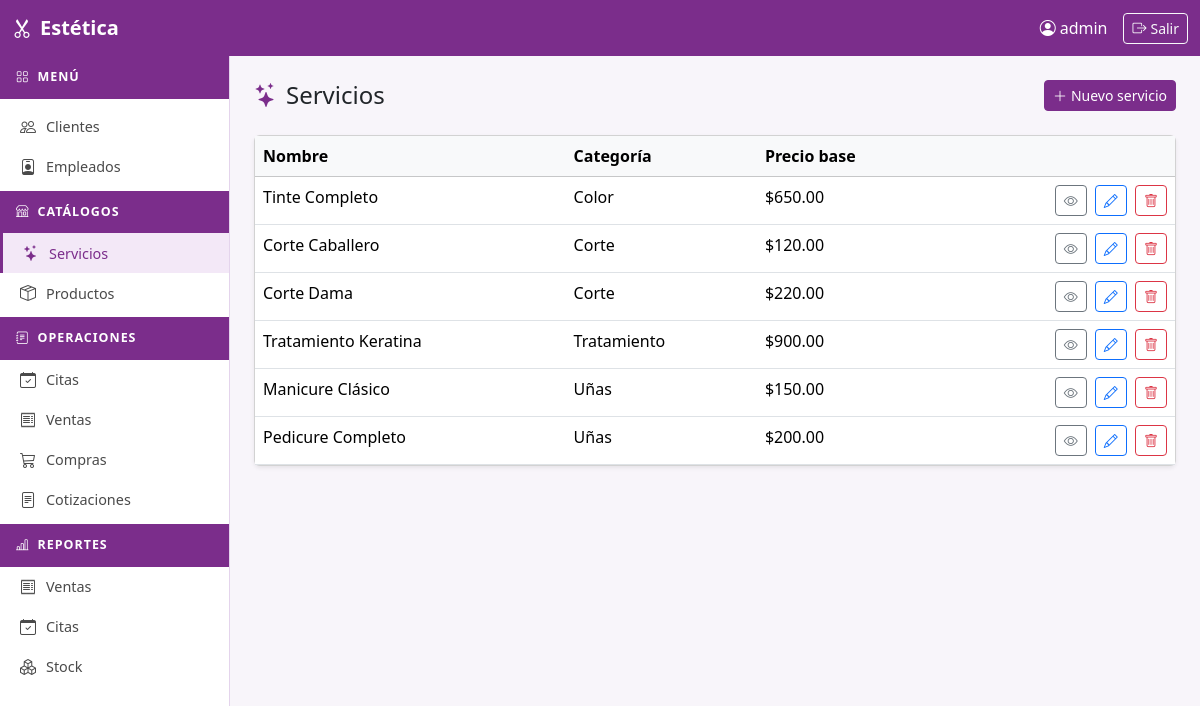
The page /servicios/ (signed in) on the database its author committed.
### apps/servicios/models.py (models this page shows, shortened)
class Servicio(models.Model):
    CATEGORIA_CHOICES = [
        ('corte', 'Corte'),
        ('color', 'Color'),
        ('tratamiento', 'Tratamiento'),
        ('unas', 'Uñas'),
        ('maquillaje', 'Maquillaje'),
        ('otro', 'Otro'),
    ]
    nombre = models.CharField(max_length=50)
    categoria = models.CharField(max_length=50, choices=CATEGORIA_CHOICES)
    precio_base = models.DecimalField(max_digits=10, decimal_places=2)
    activo = models.BooleanField(default=True)
    class Meta:
        verbose_name = 'Servicio'
        verbose_name_plural = 'Servicios'
        ordering = ['categoria', 'nombre']

### apps/servicios/views.py (the view)
# urls.py: path('', views.servicio_list, name='servicio_list'),
@login_required
def servicio_list(request):
    queryset = Servicio.objects.filter(activo=True)
    paginator = Paginator(queryset, 10)
    page = request.GET.get('page')
    try:
        servicios = paginator.page(page)
    except PageNotAnInteger:
        servicios = paginator.page(1)
    except EmptyPage:
        servicios = paginator.page(paginator.num_pages)
    return render(request, 'servicios/servicio_list.html', {'servicios': servicios})

### templates/servicios/servicio_list.html (shortened to what this page needs)
{% extends "base.html" %}
{% block content %}
<div class="d-flex justify-content-between align-items-center mb-4">
  <h4 class="mb-0"><i class="bi bi-stars me-2" style="color:#7b2d8b"></i>Servicios</h4>
  <a href="{% url 'servicios:servicio_create' %}" class="btn btn-primary btn-sm"><i class="bi bi-plus-lg me-1"></i>Nuevo servicio</a>
</div>
<div class="card shadow-sm">
  <div class="card-body p-0">
    <table class="table table-hover mb-0">
      <thead class="table-light">
        <tr><th>Nombre</th><th>Categoría</th><th>Precio base</th><th></th></tr>
      </thead>
      <tbody>
        {% for s in servicios %}
        <tr>
          <td>{{ s.nombre }}</td>
          <td>{{ s.get_categoria_display }}</td>
          <td>${{ s.precio_base }}</td>
          <td class="text-end">
            <a href="{% url 'servicios:servicio_detail' s.pk %}" class="btn btn-sm btn-outline-secondary me-1"><i class="bi bi-eye"></i></a>
            <a href="{% url 'servicios:servicio_update' s.pk %}" class="btn btn-sm btn-outline-primary me-1"><i class="bi bi-pencil"></i></a>
            <a href="{% url 'servicios:servicio_delete' s.pk %}" class="btn btn-sm btn-outline-danger"><i class="bi bi-trash"></i></a>
          </td>
        </tr>
        {% empty %}
        <tr><td colspan="4" class="text-center text-muted py-4">Sin servicios registrados.</td></tr>
        {% endfor %}
      </tbody>
    </table>
  </div>
</div>
{% endblock %}

### templates/base.html (shortened to what this page needs)
<!DOCTYPE html>
<html lang="es">
<head>
  <link rel="stylesheet" href="https://cdn.jsdelivr.net/npm/bootstrap@5.3.3/dist/css/bootstrap.min.css">
  <link rel="stylesheet" href="https://cdn.jsdelivr.net/npm/bootstrap-icons@1.11.3/font/bootstrap-icons.min.css">
</head>
<body>
<nav class="navbar navbar-estetica fixed-top">
  <div class="container-fluid">
    <a class="navbar-brand fw-bold fs-5" href="/">
      <i class="bi bi-scissors me-2"></i>Estética
    </a>
    {% if user.is_authenticated %}
    <div class="d-flex align-items-center gap-3">
      <span class="navbar-text">
        <i class="bi bi-person-circle me-1"></i>{{ user.get_full_name|default:user.username }}
      </span>
      <form method="post" action="/auth/logout/" class="m-0">
        <button type="submit" class="btn btn-sm btn-outline-light">
          <i class="bi bi-box-arrow-right me-1"></i>Salir
        </button>
      </form>
    </div>
    {% endif %}
  </div>
</nav>
{% if user.is_authenticated %}
<nav id="sidebar">
  <div class="sidebar-header"><i class="bi bi-grid me-2"></i>Menú</div>
  <ul class="nav flex-column py-2">
    <li class="nav-item">
      <a class="nav-link {% if request.resolver_match.app_name == 'clientes' %}active{% endif %}"
         href="{% url 'clientes:list' %}">
        <i class="bi bi-people"></i> Clientes
      </a>
    </li>
    <li class="nav-item">
      <a class="nav-link {% if request.resolver_match.app_name == 'empleados' %}active{% endif %}"
         href="{% url 'empleados:list' %}">
        <i class="bi bi-person-badge"></i> Empleados
      </a>
    </li>
    <div class="sidebar-header mt-1"><i class="bi bi-shop me-2"></i>Catálogos</div>
    <li class="nav-item">
      <a class="nav-link {% if 'servicio_list' in request.resolver_match.url_name %}active{% endif %}"
         href="{% url 'servicios:servicio_list' %}">
        <i class="bi bi-stars"></i> Servicios
      </a>
    </li>
    <li class="nav-item">
      <a class="nav-link {% if 'producto_list' in request.resolver_match.url_name %}active{% endif %}"
         href="{% url 'servicios:producto_list' %}">
        <i class="bi bi-box-seam"></i> Productos
      </a>
    </li>
    <div class="sidebar-header mt-1"><i class="bi bi-journal-text me-2"></i>Operaciones</div>
    <li class="nav-item">
      <a class="nav-link {% if 'cita' in request.resolver_match.url_name %}active{% endif %}"
         href="{% url 'operaciones:cita_list' %}">
        <i class="bi bi-calendar-check"></i> Citas
      </a>
    </li>
    <li class="nav-item">
      <a class="nav-link {% if 'venta' in request.resolver_match.url_name %}active{% endif %}"
         href="{% url 'operaciones:venta_list' %}">
        <i class="bi bi-receipt"></i> Ventas
      </a>
    </li>
    <li class="nav-item">
      <a class="nav-link {% if 'compra' in request.resolver_match.url_name %}active{% endif %}"
         href="{% url 'operaciones:compra_list' %}">
        <i class="bi bi-cart3"></i> Compras
      </a>
    </li>
    <li class="nav-item">
      <a class="nav-link {% if 'cotizacion' in request.resolver_match.url_name %}active{% endif %}"
         href="{% url 'operaciones:cotizacion_list' %}">
        <i class="bi bi-file-text"></i> Cotizaciones
      </a>
    </li>
    <div class="sidebar-header mt-1"><i class="bi bi-bar-chart-line me-2"></i>Reportes</div>
    <li class="nav-item">
      <a class="nav-link {% if request.resolver_match.url_name == 'reporte_ventas' %}active{% endif %}"
         href="{% url 'reporte_ventas' %}">
        <i class="bi bi-receipt"></i> Ventas
      </a>
    </li>
    <li class="nav-item">
      <a class="nav-link {% if request.resolver_match.url_name == 'reporte_citas' %}active{% endif %}"
         href="{% url 'reporte_citas' %}">
        <i class="bi bi-calendar-check"></i> Citas
      </a>
    </li>
    <li class="nav-item">
      <a class="nav-link {% if request.resolver_match.url_name == 'reporte_stock' %}active{% endif %}"
         href="{% url 'reporte_stock' %}">
        <i class="bi bi-boxes"></i> Stock
      </a>
    </li>
  </ul>
</nav>
{% endif %}
<main id="main-content">
  {% block content %}{% endblock %}
</main>
</body>
</html>

### templates/base.html (style rules this page uses)
:root { --color-primary: #7b2d8b; --color-primary-dark: #5e2069; --color-primary-light: #a94bb8; }
body { background-color: #f8f5fa; }
.navbar-estetica { background-color: var(--color-primary); }
.navbar-estetica .navbar-brand, .navbar-estetica .nav-link, .navbar-estetica .navbar-text { color: #fff !important; }
#sidebar { width: 230px; min-height: calc(100vh - 56px); background-color: #fff; border-right: 1px solid #e4d4ec; position: fixed; top: 56px; left: 0; overflow-y: auto; z-index: 100; }
#sidebar .sidebar-header { background-color: var(--color-primary); color: #fff; padding: 12px 16px; font-size: 0.78rem; text-transform: uppercase; letter-spacing: 0.08em; font-weight: 600; }
#sidebar .nav-link { color: #4a4a4a; padding: 8px 20px; font-size: 0.9rem; border-radius: 0; display: flex; align-items: center; gap: 10px; }
#sidebar .nav-link:hover, #sidebar .nav-link.active { background-color: #f3e8f7; color: var(--color-primary); border-left: 3px solid var(--color-primary); }
#sidebar .nav-link i { font-size: 1rem; }
#main-content { margin-left: 230px; margin-top: 56px; padding: 24px; min-height: calc(100vh - 56px); }
.btn-primary { background-color: var(--color-primary); border-color: var(--color-primary); }

### rows shown on the page
Servicio: nombre "Tinte Completo", categoria "Color", precio_base "650.00"
Servicio: nombre "Corte Caballero", categoria "Corte", precio_base "120.00"
Servicio: nombre "Corte Dama", categoria "Corte", precio_base "220.00"
Servicio: nombre "Tratamiento Keratina", categoria "Tratamiento", precio_base "900.00"
Servicio: nombre "Manicure Clásico", categoria "Uñas", precio_base "150.00"
Servicio: nombre "Pedicure Completo", categoria "Uñas", precio_base "200.00"

### other values the page prints
{{ user.get_full_name|default:user.username }} "admin"
